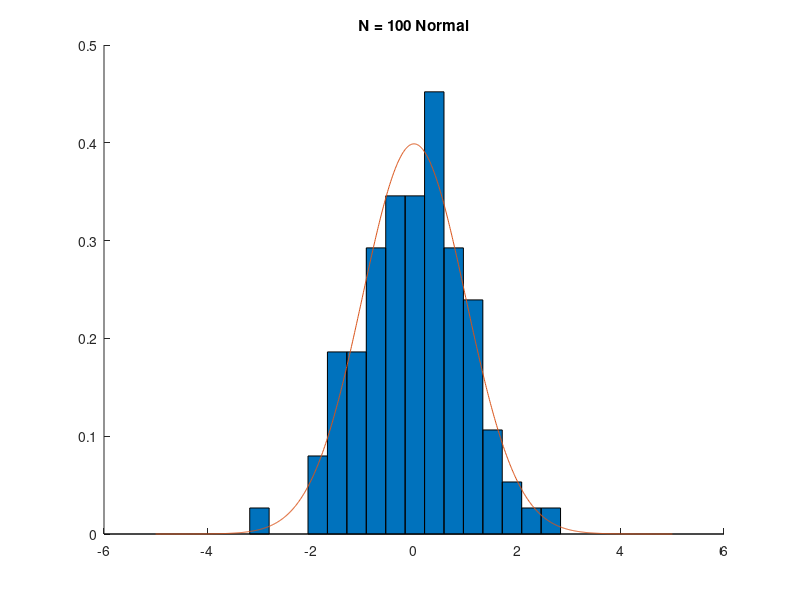
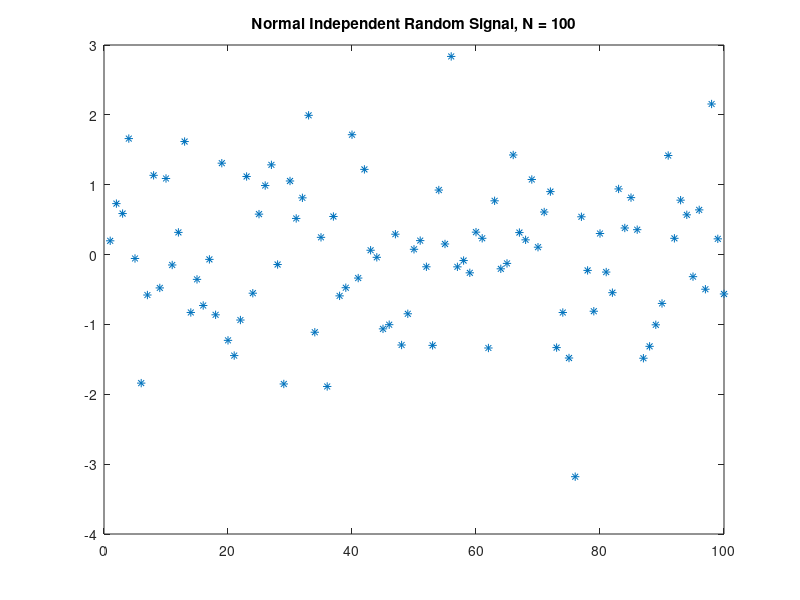
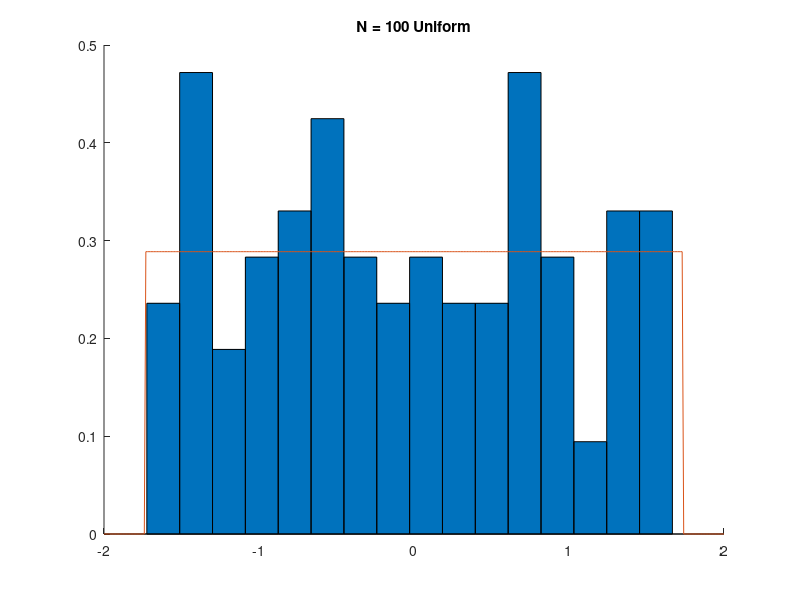
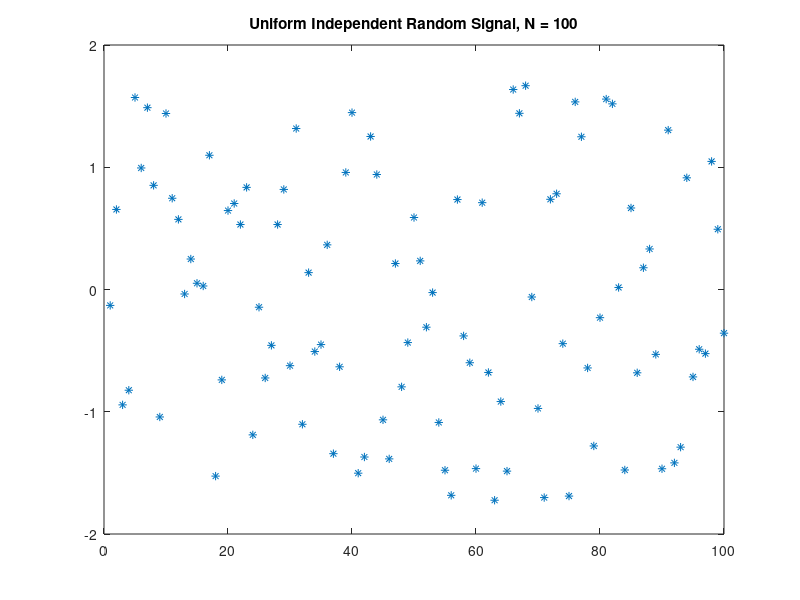

Write the MATLAB code that produced these figures, in order.
%% Main function for the questions of the first part
function [] = Question1()
  
  % Solves Question 1.1
  Question11();
  
  % Solves Questions 1.2
  Question12();
  
end

%% Solves Questions 1.1
function [] = Question11()
  
  % Parameters
  m = 0.95; % means
  nb = 16; % number of bars
  p = 0.5; % prob
  sigma = sqrt(1 - (m^2)); % variance
  
  % For N=100 and N=4000 realizations
  for N = [100 4000]
    
    % Distributions
    X_n = randn(N,1); % X normally distributed
    X_u = 2*sqrt(3)*(rand(N,1)-0.5); % X uniformly distributed
    
    % X driven by a Gaussian mixture
    X_s = randn(N,1)*sqrt(1-m*m)+m; 
    k = find(rand(N,1)>0.5);
    X_s(k) = X_s(k) -2*m;
    
    % Plot normal distribution
    [n,b] = hist(X_n,nb);
    figure;
    hold on;
    bar(b,n/(b(2)-b(1))/sum(n),1);
    title(['N = ',num2str(N),' Normal']);
    x = -5:0.01:5;
    pdf_normal = 1/sqrt(2*pi)*exp(-0.5*x.^2);
    plot(x,pdf_normal);
    mean_normal = mean(X_n);
    std_normal = std(X_n);
    fprintf('The mean and standard deviation of the Normal R.V. at N = %d is: %f, %f\n',N, mean_normal, std_normal);
    
    figure;
    plot(1:N,X_n,'*');
    title(['Normal Independent Random Signal, N = ',num2str(N)]);
    
    %Plot uniform distribution
    [n,b] = hist(X_u,nb);
    figure;
    hold on;
    bar(b,n/(b(2)-b(1))/sum(n),1);
    title(['N = ',num2str(N),' Uniform']);
    x = -2:0.01:2;
    pdf_uniform = (1/(2*sqrt(3)))*(x >= -sqrt(3) & x <= sqrt(3));
    plot(x,pdf_uniform);
    mean_uniform = mean(X_u);
    std_uniform = std(X_u);
    fprintf('The mean and standard deviation of the Uniform R.V. at N = %d is: %f, %f\n',N, mean_uniform, std_uniform);
    
    figure;
    plot(1:N,X_u,'*');
    title(['Uniform Independent Random Signal, N = ',num2str(N)]);
    
    %Plot Symmetric Gaussian Mixture
    [n,b] = hist(X_s,nb);
    figure;
    hold on;
    bar(b,n/(b(2)-b(1))/sum(n),1);
    title(['N = ',num2str(N),' Symmetric']);
    x = -5:0.01:5;
    pdf1 = p*(1/sqrt(2*pi)/sigma*exp(-0.5*((x-m)/sigma).^2));
    pdf2 = (1-p)*(1/sqrt(2*pi)/sigma*exp(-0.5*((x+m)/sigma).^2));
    pdf_symmetric = pdf1 + pdf2;
    plot(x,pdf_symmetric);
    mean_symmetric = mean(X_s);
    std_symmetric = std(X_s);
    fprintf('The mean and standard deviation of the Uniform R.V. at N = %d is: %f, %f\n',N, mean_symmetric, std_symmetric);
    
    figure;
    plot(1:N,X_s,'*');
    title(['Symmetric Independent Random Signal, N = ',num2str(N)]);
  end
  
  
  
end


function [] = Question12()
  
  
  %% Question 1.2
  sigma1 = 2;
  sigma2 = 5;
  p = 0.9;
  
  C = [sigma1^2, sigma1*sigma2*p;sigma1*sigma2*p, sigma2^2];
  
  x = chol(C,'lower')*randn(2,200);
  
  m = mean(x,2);
  covariance = cov(x');
  disp("The mean is: ");
  disp(m);
  disp("The covariance is: ");
  disp(covariance);
  
  figure;
  hold on;
  plot(x(1,:), x(2,:), '*');
  
  P0 = 0.91;
  theta = linspace(0,2*pi,100);
  X = sqrt(-2*log(1-P0))*chol(C,'lower')*[cos(theta);sin(theta)] + m*ones(1,length(theta));
  
  plot(X(1,:),X(2,:));
  title('Joint Distribution with 91% Confidence Ellipse');
  
  end